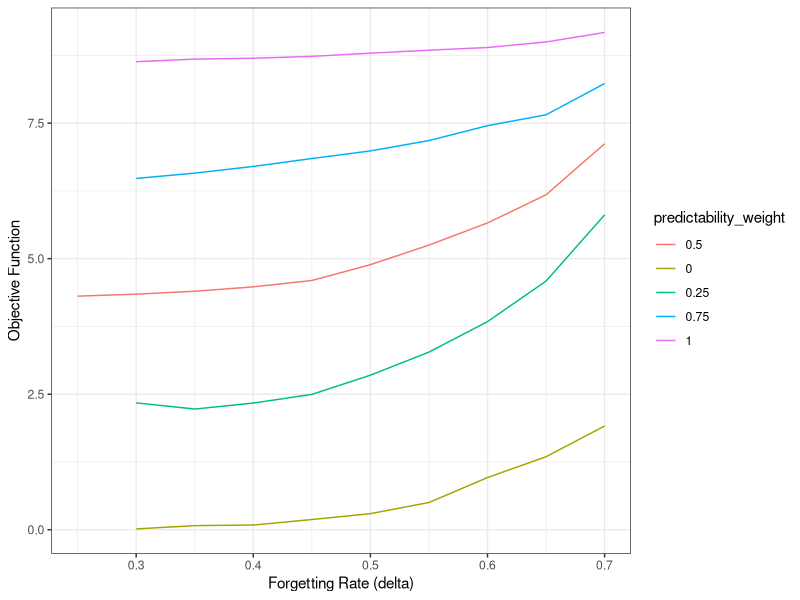
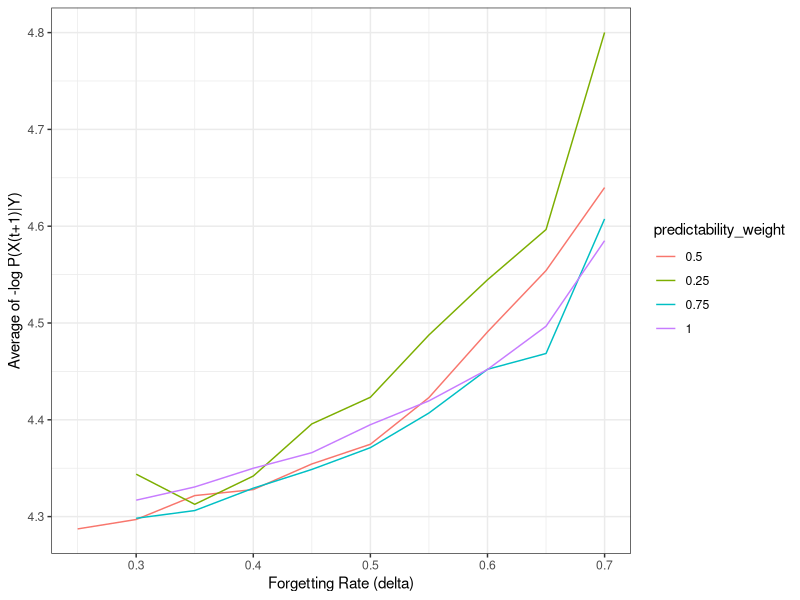
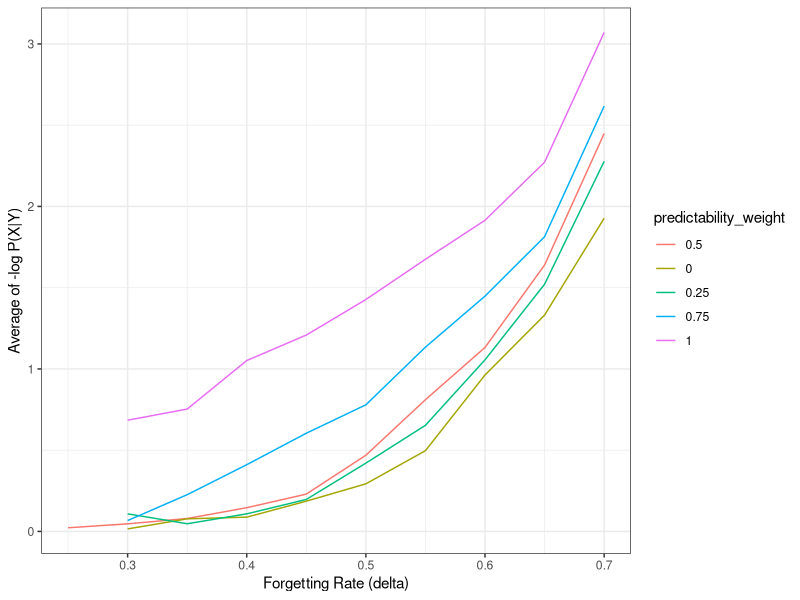

R code for these plots, in order:
data = read.csv("autoencoderTabulateResultsByRateWeight_OnlyNewModels.py_Erasure.tsv", sep="\t")

library(tidyr)
library(dplyr)
library(ggplot2)

plot = ggplot(data %>% group_by(deletion_rate, predictability_weight) %>% summarise(reward = min(reward)) %>% mutate(predictability_weight=as.factor(predictability_weight)), aes(x=deletion_rate, y=reward, group=predictability_weight, color=predictability_weight)) + geom_line() + theme_bw() + xlab("Forgetting Rate (delta)") + ylab("Objective Function")
ggsave(plot, file="delta-objective.pdf", width=5, height=2)

plot = ggplot(data %>% filter(predictability_weight > 0) %>% group_by(deletion_rate, predictability_weight) %>% summarise(predictability = min(predictability)) %>% mutate(predictability_weight=as.factor(predictability_weight)), aes(x=deletion_rate, y=predictability, group=predictability_weight, color=predictability_weight)) + geom_line() + theme_bw() + xlab("Forgetting Rate (delta)") + ylab("Average of -log P(X(t+1)|Y)")
ggsave(plot, file="delta-prediction.pdf", width=5, height=2)

plot = ggplot(data %>% group_by(deletion_rate, predictability_weight) %>% summarise(reconstructability = min(reconstructability)) %>% mutate(predictability_weight=as.factor(predictability_weight)), aes(x=deletion_rate, y=reconstructability, group=predictability_weight, color=predictability_weight)) + geom_line() + theme_bw() + xlab("Forgetting Rate (delta)") + ylab("Average of -log P(X|Y)")
ggsave(plot, file="delta-reconstruction.pdf", width=5, height=2)

